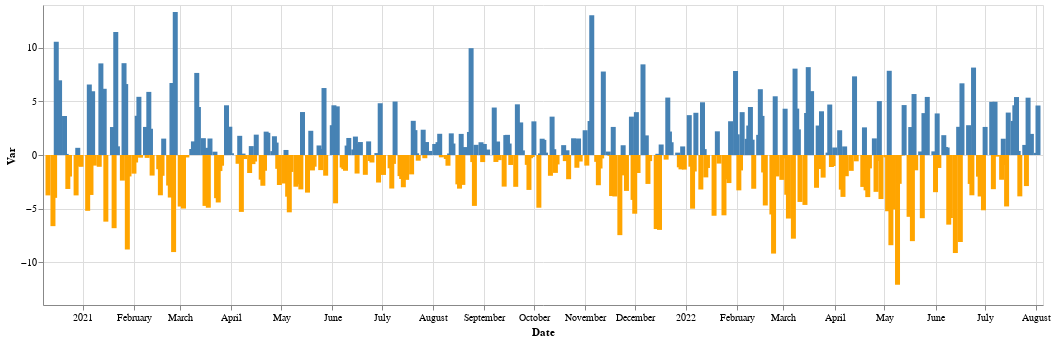

Notebook code cell kept with this figure:
### Markdown cell above
Variation courbe

### Code cell
plot_variation(name)

### Figure 1 — Vega-Lite specification as saved in the notebook (floating-point values rounded to 4 significant figures; data arrays with more than 128 entries replaced by an {"elided": "..."} marker saying what was removed)
{"config": {"view": {"continuousWidth": 400, "continuousHeight": 300}}, "data": {"name": "data-348649b4297f4bdd182af35706908401"}, "mark": "bar", "encoding": {"color": {"condition": {"value": "steelblue", "test": "(datum.Var > 0)"}, "value": "orange"}, "tooltip": [{"field": "Date", "type": "temporal"}, {"field": "Var", "title": "  Variation % ", "type": "quantitative"}], "x": {"field": "Date", "type": "temporal"}, "y": {"field": "Var", "type": "quantitative"}}, "height": 300, "selection": {"selector051": {"type": "interval", "bind": "scales", "encodings": ["x", "y"]}}, "width": 1000, "$schema": "https://vega.github.io/schema/vega-lite/v4.17.0.json", "datasets": {"data-348649b4297f4bdd182af35706908401": {"elided": "410 records"}}}
